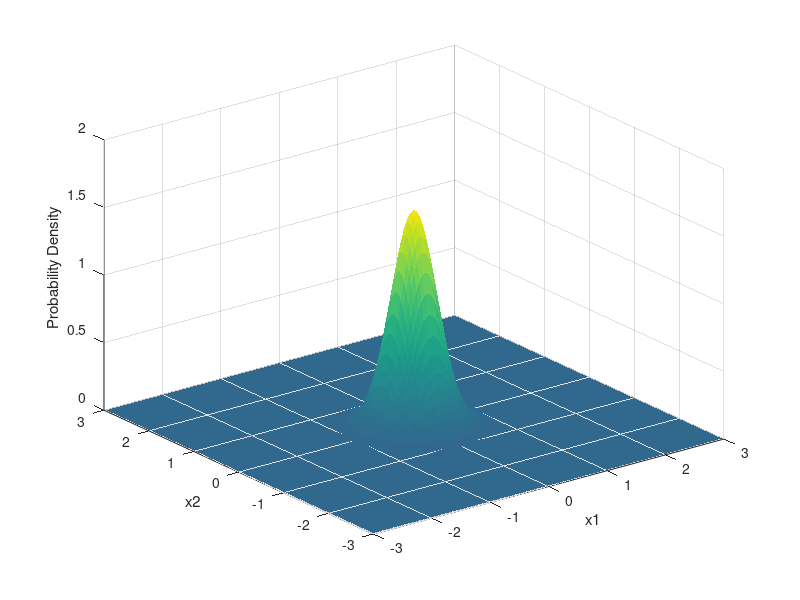

This chart was generated by the following MATLAB code:
clear all;

mu = [0 0];
sigma = 0.1;
Sigma = [sigma 0; 0 sigma];


delta_x = 0.05;

x1 = -3:delta_x:3;
x2 = -3:delta_x:3;
[X1,X2] = meshgrid(x1,x2);
X = [X1(:) X2(:)];
y = mvnpdf(X,mu,Sigma);
y = reshape(y,length(x2),length(x1));
surf(x1,x2,y,'EdgeAlpha',0.1)
caxis([min(y(:))-0.5*range(y(:)),max(y(:))])
% axis([-3 3 -3 3 0 0.4])
xlabel('x1')
ylabel('x2')
zlabel('Probability Density')

volumen = sum(sum(y*delta_x^2))
